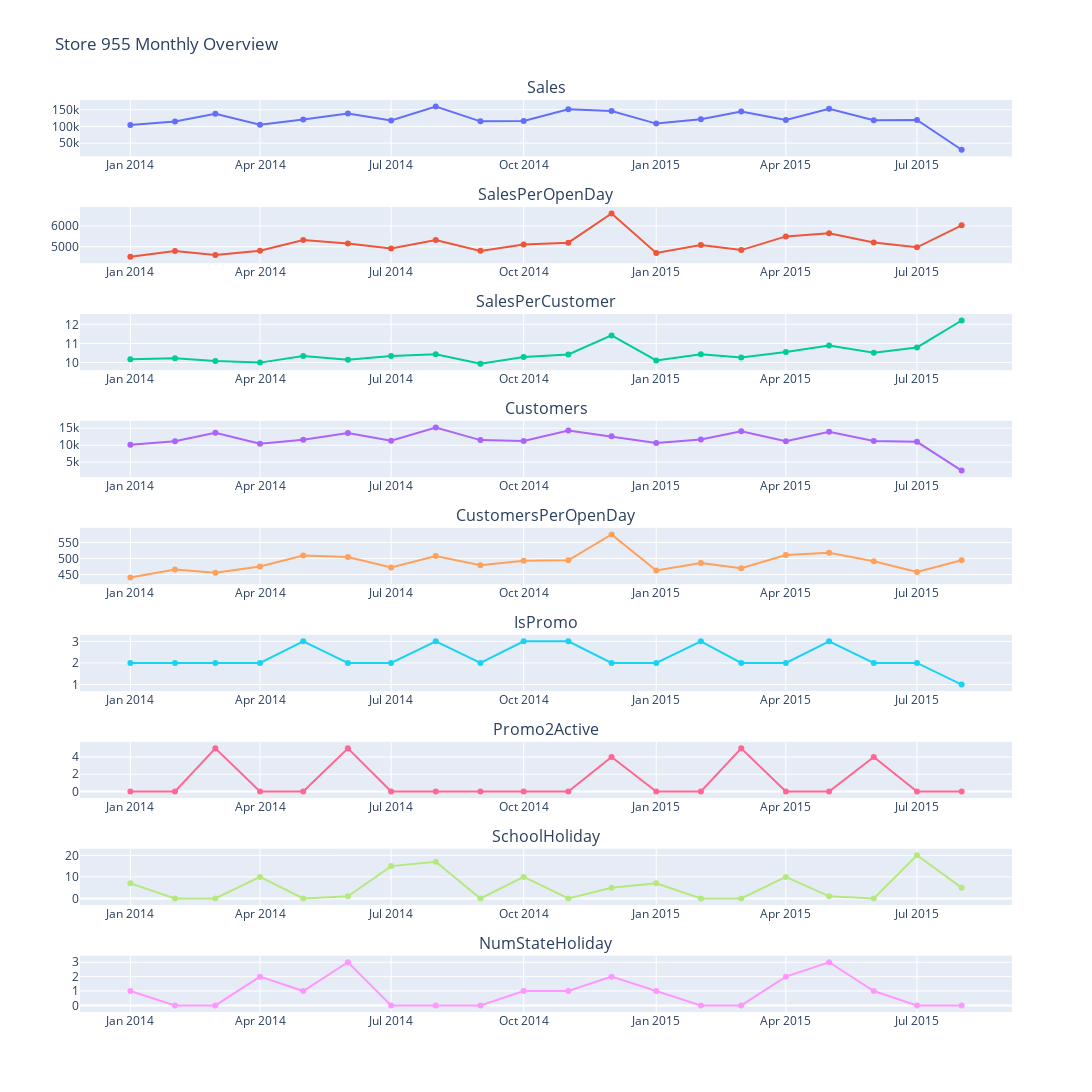

Notebook cell for this chart:
### Code cell
# plot the monthly overview

# Create a subplot grid
fig = make_subplots(rows=9, cols=1, subplot_titles=('Sales', 'SalesPerOpenDay', 'SalesPerCustomer', 'Customers', 'CustomersPerOpenDay', 'IsPromo', 'Promo2Active', 'SchoolHoliday', 'NumStateHoliday'))

# Add each plot to the subplot grid with specific names
fig.add_trace(go.Scatter(x=monthly_summary_df_store['Date'], y=monthly_summary_df_store['Sales'], mode='lines+markers', name='Sales'), row=1, col=1)
fig.add_trace(go.Scatter(x=monthly_summary_df_store['Date'], y=monthly_summary_df_store['SalesPerOpenDay'], mode='lines+markers', name='SalesPerOpenDay'), row=2, col=1)
fig.add_trace(go.Scatter(x=monthly_summary_df_store['Date'], y=monthly_summary_df_store['SalesPerCustomer'], mode='lines+markers', name='SalesPerCustomer'), row=3, col=1)
fig.add_trace(go.Scatter(x=monthly_summary_df_store['Date'], y=monthly_summary_df_store['Customers'], mode='lines+markers', name='Customers'), row=4, col=1)
fig.add_trace(go.Scatter(x=monthly_summary_df_store['Date'], y=monthly_summary_df_store['CustomersPerOpenDay'], mode='lines+markers', name='CustomersPerOpenDay'), row=5, col=1)
fig.add_trace(go.Scatter(x=monthly_summary_df_store['Date'], y=monthly_summary_df_store['IsPromo'], mode='lines+markers', name='IsPromo'), row=6, col=1)
fig.add_trace(go.Scatter(x=monthly_summary_df_store['Date'], y=monthly_summary_df_store['Promo2Active'], mode='lines+markers', name='Promo2Active'), row=7, col=1)
fig.add_trace(go.Scatter(x=monthly_summary_df_store['Date'], y=monthly_summary_df_store['SchoolHoliday'], mode='lines+markers', name='Amount of school holidays'), row=8, col=1)
fig.add_trace(go.Scatter(x=monthly_summary_df_store['Date'], y=monthly_summary_df_store['NumStateHoliday'], mode='lines+markers', name='Amount of state holiday'), row=9, col=1)

# Update layout (set layout properties and hide the legend)
fig.update_layout(height=1600, width=1100, title_text=f"Store {StoreId} Monthly Overview", showlegend=False)

# Show the figure
fig.show()

### Figure 1 — Plotly figure (JSON) as saved in the notebook; plotly's stock layout.template omitted (floating-point values rounded to 4 significant figures)
{"data": [{"mode": "lines+markers", "name": "Sales", "type": "scatter", "x": ["2014-01-01T00:00:00", "2014-02-01T00:00:00", "2014-03-01T00:00:00", "2014-04-01T00:00:00", "2014-05-01T00:00:00", "2014-06-01T00:00:00", "2014-07-01T00:00:00", "2014-08-01T00:00:00", "2014-09-01T00:00:00", "2014-10-01T00:00:00", "2014-11-01T00:00:00", "2014-12-01T00:00:00", "2015-01-01T00:00:00", "2015-02-01T00:00:00", "2015-03-01T00:00:00", "2015-04-01T00:00:00", "2015-05-01T00:00:00", "2015-06-01T00:00:00", "2015-07-01T00:00:00", "2015-08-01T00:00:00"], "xaxis": "x", "y": [104488, 115103, 138076, 105226, 120818, 138578, 118075, 159656, 115230, 116153, 151232, 146051, 108586, 121919, 145149, 119577, 152866, 118443, 119369, 30147], "yaxis": "y"}, {"mode": "lines+markers", "name": "SalesPerOpenDay", "type": "scatter", "x": ["2014-01-01T00:00:00", "2014-02-01T00:00:00", "2014-03-01T00:00:00", "2014-04-01T00:00:00", "2014-05-01T00:00:00", "2014-06-01T00:00:00", "2014-07-01T00:00:00", "2014-08-01T00:00:00", "2014-09-01T00:00:00", "2014-10-01T00:00:00", "2014-11-01T00:00:00", "2014-12-01T00:00:00", "2015-01-01T00:00:00", "2015-02-01T00:00:00", "2015-03-01T00:00:00", "2015-04-01T00:00:00", "2015-05-01T00:00:00", "2015-06-01T00:00:00", "2015-07-01T00:00:00", "2015-08-01T00:00:00"], "xaxis": "x2", "y": [4522.0, 4796.0, 4603.0, 4804.0, 5320.0, 5150.0, 4920.0, 5322.0, 4801.0, 5111.0, 5197.0, 6594.0, 4703.0, 5080.0, 4838.0, 5496.0, 5652.0, 5206.0, 4974.0, 6029.0], "yaxis": "y2"}, {"mode": "lines+markers", "name": "SalesPerCustomer", "type": "scatter", "x": ["2014-01-01T00:00:00", "2014-02-01T00:00:00", "2014-03-01T00:00:00", "2014-04-01T00:00:00", "2014-05-01T00:00:00", "2014-06-01T00:00:00", "2014-07-01T00:00:00", "2014-08-01T00:00:00", "2014-09-01T00:00:00", "2014-10-01T00:00:00", "2014-11-01T00:00:00", "2014-12-01T00:00:00", "2015-01-01T00:00:00", "2015-02-01T00:00:00", "2015-03-01T00:00:00", "2015-04-01T00:00:00", "2015-05-01T00:00:00", "2015-06-01T00:00:00", "2015-07-01T00:00:00", "2015-08-01T00:00:00"], "xaxis": "x3", "y": [10.17, 10.22, 10.08, 9.995, 10.35, 10.15, 10.34, 10.44, 9.94, 10.29, 10.42, 11.42, 10.11, 10.44, 10.26, 10.55, 10.89, 10.51, 10.79, 12.2], "yaxis": "y3"}, {"mode": "lines+markers", "name": "Customers", "type": "scatter", "x": ["2014-01-01T00:00:00", "2014-02-01T00:00:00", "2014-03-01T00:00:00", "2014-04-01T00:00:00", "2014-05-01T00:00:00", "2014-06-01T00:00:00", "2014-07-01T00:00:00", "2014-08-01T00:00:00", "2014-09-01T00:00:00", "2014-10-01T00:00:00", "2014-11-01T00:00:00", "2014-12-01T00:00:00", "2015-01-01T00:00:00", "2015-02-01T00:00:00", "2015-03-01T00:00:00", "2015-04-01T00:00:00", "2015-05-01T00:00:00", "2015-06-01T00:00:00", "2015-07-01T00:00:00", "2015-08-01T00:00:00"], "xaxis": "x4", "y": [10146, 11168, 13656, 10425, 11609, 13570, 11318, 15235, 11498, 11232, 14358, 12618, 10655, 11654, 14079, 11163, 13994, 11210, 10984, 2471], "yaxis": "y4"}, {"mode": "lines+markers", "name": "CustomersPerOpenDay", "type": "scatter", "x": ["2014-01-01T00:00:00", "2014-02-01T00:00:00", "2014-03-01T00:00:00", "2014-04-01T00:00:00", "2014-05-01T00:00:00", "2014-06-01T00:00:00", "2014-07-01T00:00:00", "2014-08-01T00:00:00", "2014-09-01T00:00:00", "2014-10-01T00:00:00", "2014-11-01T00:00:00", "2014-12-01T00:00:00", "2015-01-01T00:00:00", "2015-02-01T00:00:00", "2015-03-01T00:00:00", "2015-04-01T00:00:00", "2015-05-01T00:00:00", "2015-06-01T00:00:00", "2015-07-01T00:00:00", "2015-08-01T00:00:00"], "xaxis": "x5", "y": [440.4, 465.3, 455.2, 475.1, 509.5, 504.7, 471.6, 507.8, 479.1, 492.6, 494.4, 575.0, 462.4, 485.6, 469.3, 510.7, 517.7, 491.2, 457.7, 494.2], "yaxis": "y5"}, {"mode": "lines+markers", "name": "IsPromo", "type": "scatter", "x": ["2014-01-01T00:00:00", "2014-02-01T00:00:00", "2014-03-01T00:00:00", "2014-04-01T00:00:00", "2014-05-01T00:00:00", "2014-06-01T00:00:00", "2014-07-01T00:00:00", "2014-08-01T00:00:00", "2014-09-01T00:00:00", "2014-10-01T00:00:00", "2014-11-01T00:00:00", "2014-12-01T00:00:00", "2015-01-01T00:00:00", "2015-02-01T00:00:00", "2015-03-01T00:00:00", "2015-04-01T00:00:00", "2015-05-01T00:00:00", "2015-06-01T00:00:00", "2015-07-01T00:00:00", "2015-08-01T00:00:00"], "xaxis": "x6", "y": [2, 2, 2, 2, 3, 2, 2, 3, 2, 3, 3, 2, 2, 3, 2, 2, 3, 2, 2, 1], "yaxis": "y6"}, {"mode": "lines+markers", "name": "Promo2Active", "type": "scatter", "x": ["2014-01-01T00:00:00", "2014-02-01T00:00:00", "2014-03-01T00:00:00", "2014-04-01T00:00:00", "2014-05-01T00:00:00", "2014-06-01T00:00:00", "2014-07-01T00:00:00", "2014-08-01T00:00:00", "2014-09-01T00:00:00", "2014-10-01T00:00:00", "2014-11-01T00:00:00", "2014-12-01T00:00:00", "2015-01-01T00:00:00", "2015-02-01T00:00:00", "2015-03-01T00:00:00", "2015-04-01T00:00:00", "2015-05-01T00:00:00", "2015-06-01T00:00:00", "2015-07-01T00:00:00", "2015-08-01T00:00:00"], "xaxis": "x7", "y": [0, 0, 5, 0, 0, 5, 0, 0, 0, 0, 0, 4, 0, 0, 5, 0, 0, 4, 0, 0], "yaxis": "y7"}, {"mode": "lines+markers", "name": "Amount of school holidays", "type": "scatter", "x": ["2014-01-01T00:00:00", "2014-02-01T00:00:00", "2014-03-01T00:00:00", "2014-04-01T00:00:00", "2014-05-01T00:00:00", "2014-06-01T00:00:00", "2014-07-01T00:00:00", "2014-08-01T00:00:00", "2014-09-01T00:00:00", "2014-10-01T00:00:00", "2014-11-01T00:00:00", "2014-12-01T00:00:00", "2015-01-01T00:00:00", "2015-02-01T00:00:00", "2015-03-01T00:00:00", "2015-04-01T00:00:00", "2015-05-01T00:00:00", "2015-06-01T00:00:00", "2015-07-01T00:00:00", "2015-08-01T00:00:00"], "xaxis": "x8", "y": [7, 0, 0, 10, 0, 1, 15, 17, 0, 10, 0, 5, 7, 0, 0, 10, 1, 0, 20, 5], "yaxis": "y8"}, {"mode": "lines+markers", "name": "Amount of state holiday", "type": "scatter", "x": ["2014-01-01T00:00:00", "2014-02-01T00:00:00", "2014-03-01T00:00:00", "2014-04-01T00:00:00", "2014-05-01T00:00:00", "2014-06-01T00:00:00", "2014-07-01T00:00:00", "2014-08-01T00:00:00", "2014-09-01T00:00:00", "2014-10-01T00:00:00", "2014-11-01T00:00:00", "2014-12-01T00:00:00", "2015-01-01T00:00:00", "2015-02-01T00:00:00", "2015-03-01T00:00:00", "2015-04-01T00:00:00", "2015-05-01T00:00:00", "2015-06-01T00:00:00", "2015-07-01T00:00:00", "2015-08-01T00:00:00"], "xaxis": "x9", "y": [1, 0, 0, 2, 1, 3, 0, 0, 0, 1, 1, 2, 1, 0, 0, 2, 3, 1, 0, 0], "yaxis": "y9"}], "layout": {"annotations": [{"font": {"size": 16}, "showarrow": false, "text": "Sales", "x": 0.5, "xanchor": "center", "xref": "paper", "y": 1, "yanchor": "bottom", "yref": "paper"}, {"font": {"size": 16}, "showarrow": false, "text": "SalesPerOpenDay", "x": 0.5, "xanchor": "center", "xref": "paper", "y": 0.8827, "yanchor": "bottom", "yref": "paper"}, {"font": {"size": 16}, "showarrow": false, "text": "SalesPerCustomer", "x": 0.5, "xanchor": "center", "xref": "paper", "y": 0.7654, "yanchor": "bottom", "yref": "paper"}, {"font": {"size": 16}, "showarrow": false, "text": "Customers", "x": 0.5, "xanchor": "center", "xref": "paper", "y": 0.6481, "yanchor": "bottom", "yref": "paper"}, {"font": {"size": 16}, "showarrow": false, "text": "CustomersPerOpenDay", "x": 0.5, "xanchor": "center", "xref": "paper", "y": 0.5309, "yanchor": "bottom", "yref": "paper"}, {"font": {"size": 16}, "showarrow": false, "text": "IsPromo", "x": 0.5, "xanchor": "center", "xref": "paper", "y": 0.4136, "yanchor": "bottom", "yref": "paper"}, {"font": {"size": 16}, "showarrow": false, "text": "Promo2Active", "x": 0.5, "xanchor": "center", "xref": "paper", "y": 0.2963, "yanchor": "bottom", "yref": "paper"}, {"font": {"size": 16}, "showarrow": false, "text": "SchoolHoliday", "x": 0.5, "xanchor": "center", "xref": "paper", "y": 0.179, "yanchor": "bottom", "yref": "paper"}, {"font": {"size": 16}, "showarrow": false, "text": "NumStateHoliday", "x": 0.5, "xanchor": "center", "xref": "paper", "y": 0.06173, "yanchor": "bottom", "yref": "paper"}], "height": 1600, "showlegend": false, "title": {"text": "Store 955 Monthly Overview"}, "width": 1100, "xaxis": {"anchor": "y", "domain": [0, 1]}, "xaxis2": {"anchor": "y2", "domain": [0, 1]}, "xaxis3": {"anchor": "y3", "domain": [0, 1]}, "xaxis4": {"anchor": "y4", "domain": [0, 1]}, "xaxis5": {"anchor": "y5", "domain": [0, 1]}, "xaxis6": {"anchor": "y6", "domain": [0, 1]}, "xaxis7": {"anchor": "y7", "domain": [0, 1]}, "xaxis8": {"anchor": "y8", "domain": [0, 1]}, "xaxis9": {"anchor": "y9", "domain": [0, 1]}, "yaxis": {"anchor": "x", "domain": [0.9383, 1]}, "yaxis2": {"anchor": "x2", "domain": [0.821, 0.8827]}, "yaxis3": {"anchor": "x3", "domain": [0.7037, 0.7654]}, "yaxis4": {"anchor": "x4", "domain": [0.5864, 0.6481]}, "yaxis5": {"anchor": "x5", "domain": [0.4691, 0.5309]}, "yaxis6": {"anchor": "x6", "domain": [0.3519, 0.4136]}, "yaxis7": {"anchor": "x7", "domain": [0.2346, 0.2963]}, "yaxis8": {"anchor": "x8", "domain": [0.1173, 0.179]}, "yaxis9": {"anchor": "x9", "domain": [0, 0.06173]}}}
